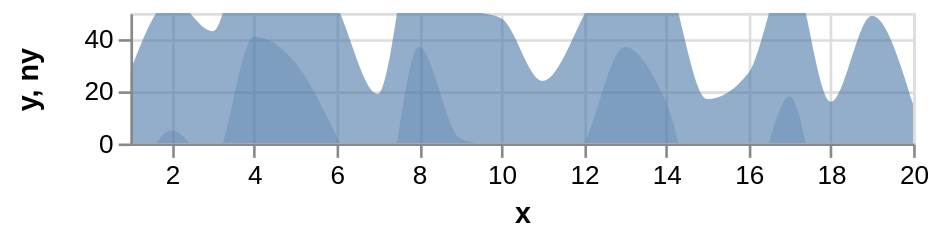

Here is the Vega-Lite specification saved for this chart:
### Vega specification from a JSON file in a GitHub repository (floating-point values rounded to 4 significant figures)
{"$schema": "https://vega.github.io/schema/vega/v3.0.json", "description": "Horizon Graph with 2 layers", "autosize": "pad", "padding": 5, "width": 300, "height": 50, "style": "cell", "data": [{"name": "source_0", "values": [{"x": 1, "y": 28}, {"x": 2, "y": 55}, {"x": 3, "y": 43}, {"x": 4, "y": 91}, {"x": 5, "y": 81}, {"x": 6, "y": 53}, {"x": 7, "y": 19}, {"x": 8, "y": 87}, {"x": 9, "y": 52}, {"x": 10, "y": 48}, {"x": 11, "y": 24}, {"x": 12, "y": 49}, {"x": 13, "y": 87}, {"x": 14, "y": 66}, {"x": 15, "y": 17}, {"x": 16, "y": 27}, {"x": 17, "y": 68}, {"x": 18, "y": 16}, {"x": 19, "y": 49}, {"x": 20, "y": 15}]}, {"name": "data_1", "source": "source_0", "transform": [{"type": "formula", "expr": "toNumber(datum[\"x\"])", "as": "x"}, {"type": "formula", "expr": "toNumber(datum[\"y\"])", "as": "y"}, {"type": "formula", "expr": "if(datum.y <= 50, datum.y, 50)", "as": "ny"}, {"type": "filter", "expr": "datum[\"x\"] !== null && !isNaN(datum[\"x\"]) && datum[\"y\"] !== null && !isNaN(datum[\"y\"])"}]}, {"name": "data_2", "source": "source_0", "transform": [{"type": "formula", "expr": "toNumber(datum[\"x\"])", "as": "x"}, {"type": "formula", "expr": "datum.y - 50", "as": "ny"}, {"type": "filter", "expr": "datum[\"x\"] !== null && !isNaN(datum[\"x\"]) && datum[\"ny\"] !== null && !isNaN(datum[\"ny\"])"}]}], "marks": [{"name": "layer_0_marks", "type": "area", "clip": true, "style": ["area"], "sort": {"field": "datum[\"x\"]", "order": "descending"}, "from": {"data": "data_1"}, "encode": {"update": {"x": {"scale": "x", "field": "x"}, "y": {"scale": "y", "field": "y"}, "y2": {"field": {"group": "height"}}, "fill": {"value": "#4c78a8"}, "opacity": {"value": 0.6}, "orient": {"value": "vertical"}}}}, {"name": "layer_1_marks", "type": "area", "clip": true, "style": ["area"], "sort": {"field": "datum[\"x\"]", "order": "descending"}, "from": {"data": "data_2"}, "encode": {"update": {"x": {"scale": "x", "field": "x"}, "y": {"scale": "y", "field": "ny"}, "y2": {"field": {"group": "height"}}, "fill": {"value": "#4c78a8"}, "opacity": {"value": 0.3}, "orient": {"value": "vertical"}}}}], "scales": [{"name": "x", "type": "linear", "domain": {"fields": [{"data": "data_1", "field": "x"}, {"data": "data_2", "field": "x"}], "sort": true}, "range": [0, {"signal": "width"}], "nice": false, "zero": false}, {"name": "y", "type": "linear", "domain": [0, 50], "range": [{"signal": "height"}, 0], "nice": true, "zero": false}], "axes": [{"scale": "x", "orient": "bottom", "labelOverlap": true, "tickCount": {"signal": "ceil(width/40)"}, "title": "x", "zindex": 1}, {"scale": "x", "orient": "bottom", "domain": false, "grid": true, "labels": false, "maxExtent": 0, "minExtent": 0, "tickCount": {"signal": "ceil(width/40)"}, "ticks": false, "zindex": 0, "gridScale": "y"}, {"scale": "y", "orient": "left", "labelOverlap": true, "tickCount": {"signal": "ceil(height/40)"}, "title": "y, ny", "zindex": 1}, {"scale": "y", "orient": "left", "domain": false, "grid": true, "labels": false, "maxExtent": 0, "minExtent": 0, "tickCount": {"signal": "ceil(height/40)"}, "ticks": false, "zindex": 0, "gridScale": "x"}], "config": {"axisY": {"minExtent": 30}, "style": {"area": {"interpolate": "monotone"}}}}
